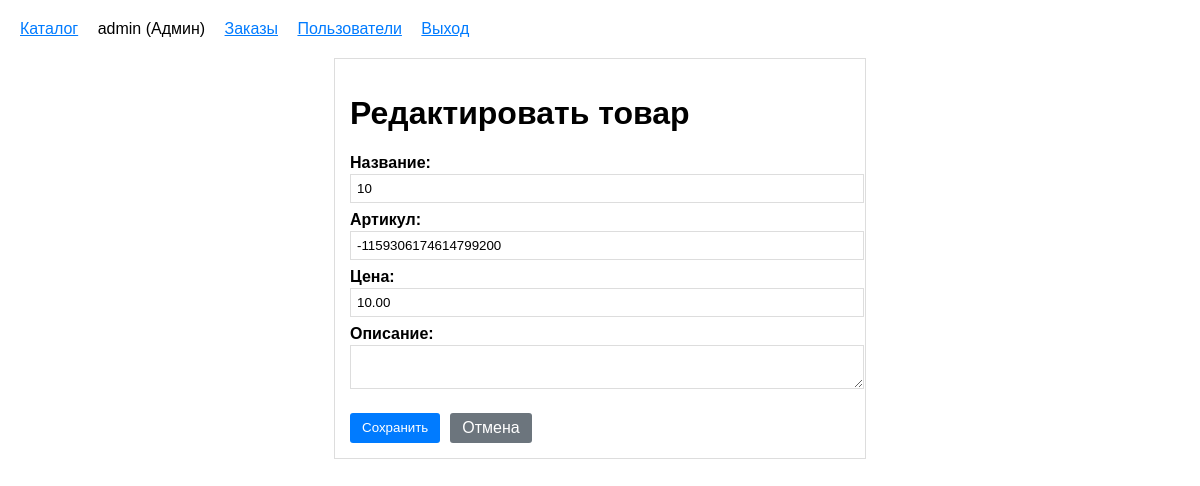
Page /product/55/edit/ (signed in) on the committed database.
### bodies/models.py (models this page shows, shortened)
class Profile(models.Model):
    ROLE_CHOICES = [
        ('unauthorized', 'Неавторизирован'),
        ('authorized', 'Авторизирован'),
        ('editor', 'Редактор'),
        ('admin', 'Админ'),
    ]
    user = models.OneToOneField(User, on_delete=models.CASCADE, verbose_name="Пользователь")
    role = models.CharField(max_length=20, choices=ROLE_CHOICES, default='authorized', verbose_name="Роль")
    class Meta:
        verbose_name = "Профиль"
        verbose_name_plural = "Профили"

class Product(models.Model):
    name        = models.CharField(max_length=256, verbose_name="Название ")
    price       = models.DecimalField(max_digits=20, decimal_places=2, verbose_name="Цена (р.)")
    description = models.TextField(blank=True, verbose_name="Описание ")
    sku         = models.CharField(max_length=50, unique=True, verbose_name="Артикул")
    class Meta:
        verbose_name = "Товар"
        verbose_name_plural = "Товары"
        ordering = ['-id']

### bodies/views.py (the view)
        def wrapper(request, *args, **kwargs):
            user_role = get_user_role(request.user)
            if user_role not in allowed_roles:
                return HttpResponseForbidden("нет доступа")
            return view_func(request, *args, **kwargs)

### bodies/views.py (called while the page is built, shortened)
def get_user_role(user):
    if not user.is_authenticated:
        return 'unauthorized'
    try:
        return user.profile.role
    except Profile.DoesNotExist:
        profile = Profile.objects.create(user=user, role='authorized')
        return profile.role

def require_role(allowed_roles):
    def decorator(view_func):
        def wrapper(request, *args, **kwargs):
            user_role = get_user_role(request.user)
            if user_role not in allowed_roles:
                return HttpResponseForbidden("нет доступа")
            return view_func(request, *args, **kwargs)
        return wrapper
    return decorator

@login_required(login_url='login')
@require_role(['editor', 'admin'])
def edit_product(request, product_id):
    product = get_object_or_404(Product, id=product_id)
    return render(request, 'edit_product.html', {'product': product})

### bodies/templates/edit_product.html (shortened to what this page needs)
{% extends "base.html" %}
{% block content %}
<div class="card" style="max-width:500px; margin:20px auto;">
    <h1>Редактировать товар</h1>
    <form method="post">
        <label>Название:</label>
        <input type="text" name="name" value="{{ product.name }}" required>
        <label>Артикул:</label>
        <input type="text" name="sku" value="{{ product.sku }}" required>
        <label>Цена:</label>
        <input type="number" name="price" value="{{ product.price }}" step="0.01" required>
        <label>Описание:</label>
        <textarea name="description">{{ product.description }}</textarea>
        <div style="display:flex; gap:10px; margin-top:20px;">
            <button class="btn" type="submit">Сохранить</button>
            <a href="{% url 'product_list' %}" class="btn" style="background:#6c757d;">Отмена</a>
        </div>
    </form>
</div>
{% endblock %}

### bodies/templates/base.html (shortened to what this page needs)
<!DOCTYPE html>
<html lang="ru">
<head>
</head>
<body>
<nav>
    <a href="{% url 'product_list' %}">Каталог</a>
    {% if user.is_authenticated %}
        <span>{{ user.username }} ({{ user.profile.get_role_display }})</span>
        <a href="{% url 'order_list' %}">Заказы</a>
        {% if user.profile.role == 'admin' %}
            <a href="{% url 'manage_users' %}">Пользователи</a>
        {% endif %}
        <a href="{% url 'logout' %}">Выход</a>
    {% else %}
        <a href="{% url 'login' %}">Вход</a>
        <a href="{% url 'register' %}">Регистрация</a>
    {% endif %}
</nav>
{% block content %}{% endblock %}
</body>
</html>

### bodies/templates/base.html (style rules this page uses)
body { font-family: Arial, sans-serif; margin: 20px; }
a { color: #007bff; }
nav { margin-bottom: 20px; }
nav a, nav span { margin-right: 15px; }
.btn { padding: 6px 12px; background: #007bff; color: white; border: none; border-radius: 3px; cursor: pointer; text-decoration: none; }
input, select, textarea { padding: 6px; border: 1px solid #ddd; width: 100%; }
label { display: block; margin: 8px 0 2px; font-weight: bold; }
.card { border: 1px solid #ddd; padding: 15px; margin-bottom: 10px; }

### rows in the picture
Product: name "10", sku "-1159306174614799200", price "10.00"

### other values in the picture
{{ user.username }} "admin"
{{ user.profile.get_role_display }} "Админ"
